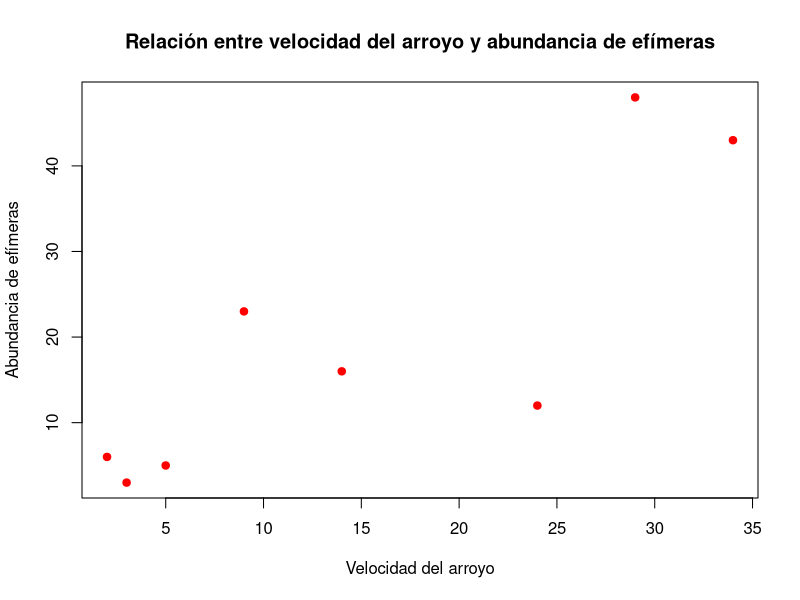
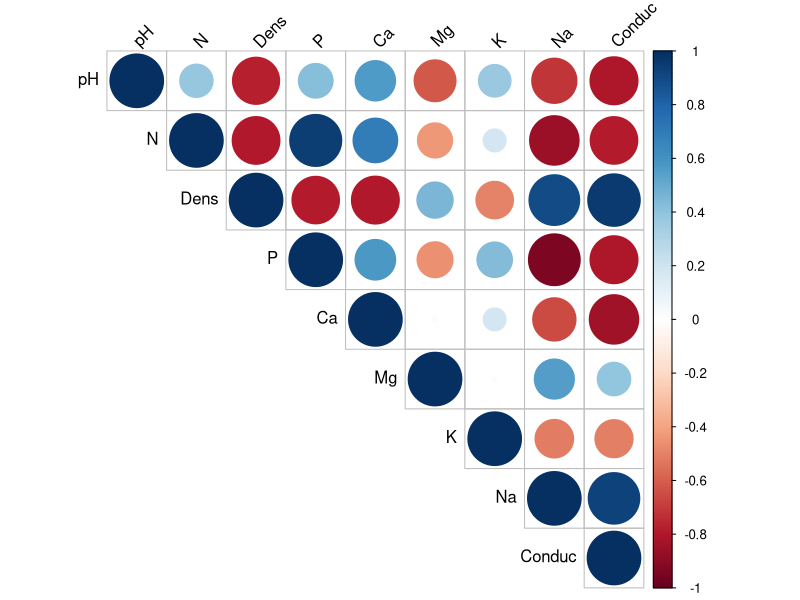
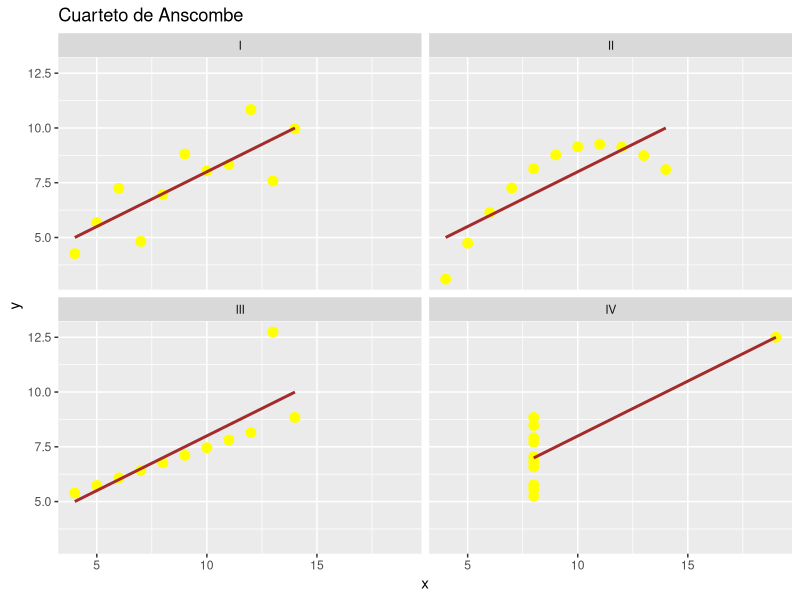

The R source for these figures, in order:
# Actividad 7 (Asignacion 5)
#02/10/2025
#Jose luis alvarez Ocañas
# Instrucciones
#Para cada ejercicio * Examinar la relación que existe entre dos muestras mediante una correlación, *
#Explore los datos gráficamente y explique, * Establezca la Hipótesis nula y la Hipótesis alternativa,
#Aplique la prueba correspondiente, * Reporte los datos (indicar valor de r, grados de libertad y
#probabilidad, así como la significancia de la correlación)

#Datos: velocidad del arroyo (Speed) y abundancia de efímeras (Abundance).
# Ejercicio 1: Correlación entre velocidad y abundancia de efímeras
speed <- c(2, 3, 5, 9, 14, 24, 29, 34)
abundance <- c(6, 3, 5, 23, 16, 12, 48, 43)

# Gráfico de dispersión
plot(speed, abundance,
     main = "Relación entre velocidad del arroyo y abundancia de efímeras",
     xlab = "Velocidad del arroyo",
     ylab = "Abundancia de efímeras",
     pch = 19, col = "red")

# Calcular correlación de Pearson
cor.test(speed, abundance, method = "pearson")


#Datos: propiedades del suelo (pH, N, Densidad, P, Ca, Mg, K, Na, Conduc).
# Ejercicio 2: Correlaciones de propiedades del suelo
suelo <- data.frame(
  Gp = c("T0","T0","T0","T0","T1","T1","T1"),
  Block = c(1,2,3,4,1,2,3),
  pH = c(5.40,5.65,5.14,5.14,5.14,5.10,4.70),
  N = c(0.188,0.165,0.260,0.169,0.164,0.094,0.100),
  Dens = c(0.92,1.04,0.95,1.10,1.12,1.22,1.52),
  P = c(215,208,300,248,174,129,117),
  Ca = c(16.35,12.25,13.02,11.92,14.17,8.55,8.74),
  Mg = c(7.65,5.15,5.68,7.88,8.12,6.92,8.16),
  K = c(0.72,0.71,0.68,1.09,0.70,0.81,0.39),
  Na = c(1.14,0.94,0.60,1.01,2.17,2.67,3.32),
  Conduc = c(1.09,1.35,1.41,1.64,1.85,3.18,4.16)
)

# Matriz de correlaciones
cor_matrix <- cor(suelo[,3:11], method = "pearson")
cor_matrix

# Test de significancia para todas las correlaciones
library(Hmisc)
rcorr(as.matrix(suelo[,3:11]))

# Gráfico de correlaciones
library(corrplot)
corrplot(cor_matrix, method = "circle", type = "upper", tl.col = "black", tl.srt = 45)

#Recreación de los 4 conjuntos de datos y sus gráficos.
# Ejercicio 3: El cuarteto de Anscombe
x <- c(10,8,13,9,11,14,6,4,12,7,5)

y1 <- c(8.04,6.95,7.58,8.81,8.33,9.96,7.24,4.26,10.84,4.82,5.68)
y2 <- c(9.14,8.14,8.74,8.77,9.26,8.10,6.13,3.10,9.13,7.26,4.74)
y3 <- c(7.46,6.77,12.74,7.11,7.81,8.84,6.08,5.39,8.15,6.42,5.73)
x4 <- c(8,8,8,8,8,8,8,19,8,8,8)
y4 <- c(6.58,5.76,7.71,8.84,8.47,7.04,5.25,12.50,5.56,7.91,6.80)

# Crear data frame
anscombe <- data.frame(
  x = c(x,x,x,x4),
  y = c(y1,y2,y3,y4),
  grupo = rep(c("I","II","III","IV"), each = 11)
)

# Gráficos de dispersión
library(ggplot2)
ggplot(anscombe, aes(x=x, y=y)) +
  geom_point(color="yellow", size=3) +
  geom_smooth(method="lm", se=FALSE, color="brown") +
  facet_wrap(~grupo) +
  labs(title="Cuarteto de Anscombe", x="x", y="y")
# Calcular correlaciones
tapply(1:nrow(anscombe), anscombe$grupo, function(i) cor(anscombe$x[i], anscombe$y[i]))


#E1Correlación velocidad vs. abundancia de efímeras
#r = 0.844
#p-value = 0.0084
#Conclusión: Existe una correlación positiva fuerte 
#y estadísticamente significativa entre la velocidad del arroyo y la abundancia de efímeras (p < 0.05).

#EJERCIO 2 
#Correlaciones entre propiedades del suelo:
#Ejemplo de pares relevantes:
#pH – N → r = 0.388, p = 0.389 (no significativa)
#pH – Dens → r = -0.774, p = 0.041 (significativa)
#pH – Na → r = -0.711, p = 0.073 (tendencia, pero no significativa)
#N – P → r = 0.941, p = 0.0016 (muy significativa)
#Dens – Conduc → r = 0.958, p = 0.0007 (muy significativa)
#Na – Conduc → r = 0.923, p = 0.003 (muy significativa)

#E3
#Resultados de las correlaciones de cada conjunto
#Grupo I → r = 0.816, p = 0.0022 (significativa)
#Grupo II → r = 0.816, p = 0.0022 (significativa)
#Grupo III → r = 0.816, p = 0.0022 (significativa)
#Grupo IV → r = 0.817, p = 0.0022 (significativa)
